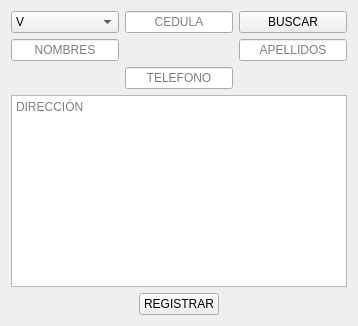
         <widget class="QWidget" name="widget_registrar_cliente">
          <property name="styleSheet">
           <string notr="true"/>
          </property>
          <layout class="QVBoxLayout" name="verticalLayout_4">
           <item>
            <layout class="QGridLayout" name="gridLayout_2">
             <item row="2" column="0">
              <widget class="QLineEdit" name="line_nombre">
               <property name="alignment">
                <set>Qt::AlignmentFlag::AlignCenter</set>
               </property>
               <property name="placeholderText">
                <string>NOMBRES</string>
               </property>
              </widget>
             </item>
             <item row="0" column="1">
              <widget class="QLineEdit" name="line_cedula">
               <property name="alignment">
                <set>Qt::AlignmentFlag::AlignCenter</set>
               </property>
               <property name="placeholderText">
                <string>CEDULA</string>
               </property>
              </widget>
             </item>
             <item row="0" column="0">
              <widget class="QComboBox" name="nacionalidad">
               <item>
                <property name="text">
                 <string>V</string>
                </property>
               </item>
               <item>
                <property name="text">
                 <string>E</string>
                </property>
               </item>
              </widget>
             </item>
             <item row="0" column="2">
              <widget class="QPushButton" name="boton_buscar">
               <property name="text">
                <string>BUSCAR</string>
               </property>
              </widget>
             </item>
             <item row="2" column="2">
              <widget class="QLineEdit" name="line_apellido">
               <property name="alignment">
                <set>Qt::AlignmentFlag::AlignCenter</set>
               </property>
               <property name="placeholderText">
                <string>APELLIDOS</string>
               </property>
              </widget>
             </item>
             <item row="3" column="0" colspan="3" alignment="Qt::AlignmentFlag::AlignHCenter">
              <widget class="QLineEdit" name="line_telefono">
               <property name="alignment">
                <set>Qt::AlignmentFlag::AlignCenter</set>
               </property>
               <property name="placeholderText">
                <string>TELEFONO</string>
               </property>
              </widget>
             </item>
             <item row="4" column="0" colspan="3">
              <widget class="QTextEdit" name="text_direccion">
               <property name="tabChangesFocus">
                <bool>true</bool>
               </property>
               <property name="placeholderText">
                <string>DIRECCIÓN</string>
               </property>
              </widget>
             </item>
             <item row="5" column="0" colspan="3" alignment="Qt::AlignmentFlag::AlignHCenter">
              <widget class="QPushButton" name="boton_registrar">
               <property name="text">
                <string>REGISTRAR</string>
               </property>
              </widget>
             </item>
            </layout>
           </item>
          </layout>
         </widget>
